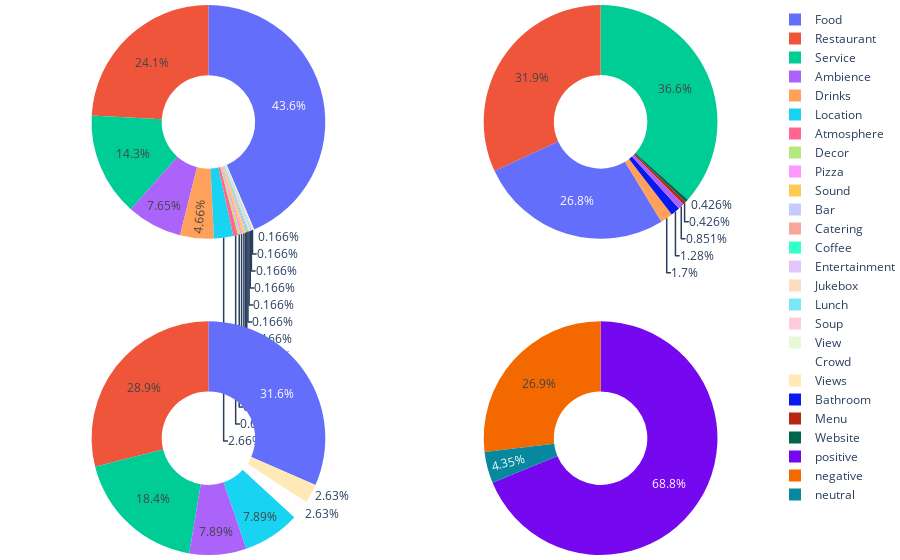

The notebook cell this image was saved under:
### Code cell
# Create subplots: use 'domain' type for Pie subplot
fig = make_subplots(rows=2, cols=2, specs=[[{'type':'domain'}, {'type':'domain'}], [{'type':'domain'}, {'type':'domain'}]])
fig.add_trace(go.Pie(labels=df_terms.loc[df_terms['pol']=="positive",'terms'], 
                     values=df_terms.loc[df_terms['pol']=="positive",'counts'], 
                     name="pos"), 1, 1) #scalegroup='on'
fig.add_trace(go.Pie(labels=df_terms.loc[df_terms['pol']=="neutral",'terms'], 
                     values=df_terms.loc[df_terms['pol']=="neutral",'counts'], 
                     name="neu"), 2, 1) #scalegroup='on'
fig.add_trace(go.Pie(labels=df_terms.loc[df_terms['pol']=="negative",'terms'], 
                     values=df_terms.loc[df_terms['pol']=="negative",'counts'], 
                     name="neg"), 1, 2) #scalegroup='on'
fig.add_trace(go.Pie(labels=df_terms['pol'], 
                     values=df_terms['counts'], 
                     name="pol"), 2, 2)

# Use `hole` to create a donut-like pie chart
fig.update_traces(hole=.4, hoverinfo="label+percent+name")
fig.update_layout(margin=dict(t=0, b=0, l=0, r=0))

fig.show()

### Figure 1 — Plotly figure (JSON) as saved in the notebook; plotly's stock layout.template omitted (floating-point values rounded to 4 significant figures)
{"data": [{"domain": {"x": [0, 0.45], "y": [0.575, 1]}, "hole": 0.4, "hoverinfo": "label+percent+name", "labels": ["Ambience", "Atmosphere", "Bar", "Catering", "Coffee", "Decor", "Drinks", "Entertainment", "Food", "Jukebox", "Location", "Lunch", "Pizza", "Restaurant", "Service", "Sound", "Soup", "View"], "name": "pos", "type": "pie", "values": [46, 4, 1, 1, 1, 2, 28, 1, 262, 1, 16, 1, 2, 145, 86, 2, 1, 1]}, {"domain": {"x": [0, 0.45], "y": [0, 0.425]}, "hole": 0.4, "hoverinfo": "label+percent+name", "labels": ["Ambience", "Crowd", "Food", "Location", "Restaurant", "Service", "Views"], "name": "neu", "type": "pie", "values": [3, 1, 12, 3, 11, 7, 1]}, {"domain": {"x": [0.55, 1], "y": [0.575, 1]}, "hole": 0.4, "hoverinfo": "label+percent+name", "labels": ["Ambience", "Bathroom", "Drinks", "Food", "Menu", "Restaurant", "Service", "Website"], "name": "neg", "type": "pie", "values": [2, 3, 4, 63, 1, 75, 86, 1]}, {"domain": {"x": [0.55, 1], "y": [0, 0.425]}, "hole": 0.4, "hoverinfo": "label+percent+name", "labels": ["negative", "neutral", "positive", "positive", "positive", "negative", "positive", "positive", "neutral", "positive", "negative", "positive", "positive", "negative", "neutral", "positive", "positive", "neutral", "positive", "positive", "negative", "positive", "negative", "neutral", "positive", "negative", "neutral", "positive", "positive", "positive", "positive", "neutral", "negative"], "name": "pol", "type": "pie", "values": [2, 3, 46, 4, 1, 3, 1, 1, 1, 2, 4, 28, 1, 63, 12, 262, 1, 3, 16, 1, 1, 2, 75, 11, 145, 86, 7, 86, 2, 1, 1, 1, 1]}], "layout": {"margin": {"b": 0, "l": 0, "r": 0, "t": 0}}}
